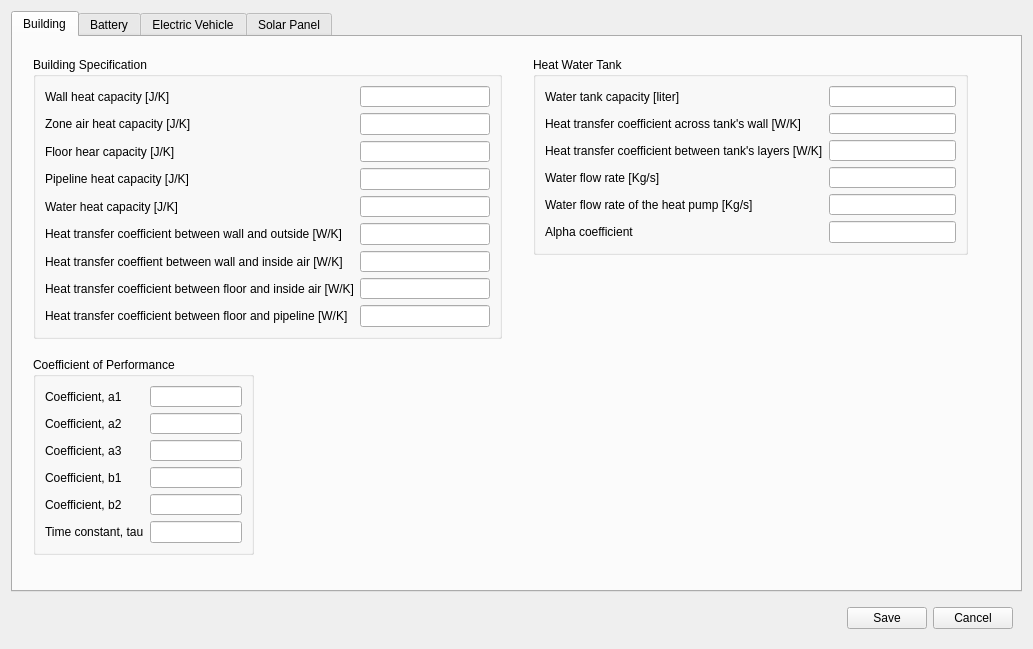
<?xml version="1.0" encoding="UTF-8"?>
<ui version="4.0">
 <class>Gui_Secondary</class>
 <widget class="QWidget" name="Gui_Secondary">
  <property name="geometry">
   <rect>
    <x>0</x>
    <y>0</y>
    <width>1033</width>
    <height>649</height>
   </rect>
  </property>
  <property name="windowTitle">
   <string>Widget</string>
  </property>
  <layout class="QVBoxLayout" name="verticalLayout">
   <item>
    <widget class="QTabWidget" name="tabWidget">
     <property name="currentIndex">
      <number>0</number>
     </property>
     <widget class="QWidget" name="buildingTab">
      <attribute name="title">
       <string>Building</string>
      </attribute>
      <widget class="QGroupBox" name="buildingSpecGBox">
       <property name="geometry">
        <rect>
         <x>20</x>
         <y>20</y>
         <width>469</width>
         <height>282</height>
        </rect>
       </property>
       <property name="font">
        <font>
         <bold>false</bold>
        </font>
       </property>
       <property name="title">
        <string>Building Specification</string>
       </property>
       <property name="flat">
        <bool>true</bool>
       </property>
       <layout class="QFormLayout" name="formLayout">
        <item row="0" column="0">
         <widget class="QLabel" name="cw_Label">
          <property name="text">
           <string>Wall heat capacity [J/K]</string>
          </property>
         </widget>
        </item>
        <item row="0" column="1">
         <widget class="QLineEdit" name="cw_LEdit"/>
        </item>
        <item row="1" column="0">
         <widget class="QLabel" name="cz_Label">
          <property name="text">
           <string>Zone air heat capacity [J/K]</string>
          </property>
         </widget>
        </item>
        <item row="1" column="1">
         <widget class="QLineEdit" name="cz_LEdit"/>
        </item>
        <item row="2" column="0">
         <widget class="QLabel" name="cf_Label">
          <property name="text">
           <string>Floor hear capacity [J/K]</string>
          </property>
         </widget>
        </item>
        <item row="2" column="1">
         <widget class="QLineEdit" name="cf_LEdit"/>
        </item>
        <item row="3" column="0">
         <widget class="QLabel" name="cpip_Label">
          <property name="text">
           <string>Pipeline heat capacity [J/K]</string>
          </property>
         </widget>
        </item>
        <item row="3" column="1">
         <widget class="QLineEdit" name="cpip_LEdit"/>
        </item>
        <item row="4" column="0">
         <widget class="QLabel" name="cwat_Label">
          <property name="text">
           <string>Water heat capacity [J/K]</string>
          </property>
         </widget>
        </item>
        <item row="4" column="1">
         <widget class="QLineEdit" name="cwat_LEdit"/>
        </item>
        <item row="5" column="0">
         <widget class="QLabel" name="kwoa_Label">
          <property name="text">
           <string>Heat transfer coefficient between wall and outside [W/K]</string>
          </property>
         </widget>
        </item>
        <item row="5" column="1">
         <widget class="QLineEdit" name="kwoa_LEdit"/>
        </item>
        <item row="6" column="0">
         <widget class="QLabel" name="kwz_Label">
          <property name="text">
           <string>Heat transfer coeffient between wall and inside air [W/K]</string>
          </property>
         </widget>
        </item>
        <item row="6" column="1">
         <widget class="QLineEdit" name="kwz_LEdit"/>
        </item>
        <item row="7" column="0">
         <widget class="QLabel" name="kfz_Label">
          <property name="text">
           <string>Heat transfer coefficient between floor and inside air [W/K]</string>
          </property>
         </widget>
        </item>
        <item row="7" column="1">
         <widget class="QLineEdit" name="kfz_LEdit"/>
        </item>
        <item row="8" column="0">
         <widget class="QLabel" name="kfpip_Label">
          <property name="text">
           <string>Heat transfer coefficient between floor and pipeline [W/K]</string>
          </property>
         </widget>
        </item>
        <item row="8" column="1">
         <widget class="QLineEdit" name="kfpip_LEdit"/>
        </item>
       </layout>
      </widget>
      <widget class="QGroupBox" name="HWT_GroupBox">
       <property name="geometry">
        <rect>
         <x>520</x>
         <y>20</y>
         <width>435</width>
         <height>198</height>
        </rect>
       </property>
       <property name="title">
        <string>Heat Water Tank</string>
       </property>
       <property name="flat">
        <bool>true</bool>
       </property>
       <layout class="QFormLayout" name="formLayout_2">
        <item row="0" column="0">
         <widget class="QLabel" name="waterCapacity_Label">
          <property name="text">
           <string>Water tank capacity [liter]</string>
          </property>
         </widget>
        </item>
        <item row="0" column="1">
         <widget class="QLineEdit" name="waterCapacity_LEdit"/>
        </item>
        <item row="1" column="0">
         <widget class="QLabel" name="kwt_Label">
          <property name="text">
           <string>Heat transfer coefficient across tank's wall [W/K]</string>
          </property>
         </widget>
        </item>
        <item row="1" column="1">
         <widget class="QLineEdit" name="kwt_LEdit"/>
        </item>
        <item row="2" column="0">
         <widget class="QLabel" name="kt_Label">
          <property name="text">
           <string>Heat transfer coefficient between tank's layers [W/K]</string>
          </property>
         </widget>
        </item>
        <item row="2" column="1">
         <widget class="QLineEdit" name="kt_LEdit"/>
        </item>
        <item row="3" column="0">
         <widget class="QLabel" name="w_Label">
          <property name="text">
           <string>Water flow rate [Kg/s]</string>
          </property>
         </widget>
        </item>
        <item row="3" column="1">
         <widget class="QLineEdit" name="w_LEdit"/>
        </item>
        <item row="4" column="0">
         <widget class="QLabel" name="mhp_dot_Label">
          <property name="text">
           <string>Water flow rate of the heat pump [Kg/s]</string>
          </property>
         </widget>
        </item>
        <item row="4" column="1">
         <widget class="QLineEdit" name="mhp_dot_LEdit"/>
        </item>
        <item row="5" column="0">
         <widget class="QLabel" name="alpha_Label">
          <property name="text">
           <string>Alpha coefficient</string>
          </property>
         </widget>
        </item>
        <item row="5" column="1">
         <widget class="QLineEdit" name="alpha_LEdit"/>
        </item>
       </layout>
      </widget>
      <widget class="QGroupBox" name="COP_GroupBox">
       <property name="geometry">
        <rect>
         <x>20</x>
         <y>320</y>
         <width>221</width>
         <height>198</height>
        </rect>
       </property>
       <property name="title">
        <string>Coefficient of Performance</string>
       </property>
       <property name="flat">
        <bool>false</bool>
       </property>
       <layout class="QFormLayout" name="formLayout_3">
        <item row="0" column="0">
         <widget class="QLabel" name="a1_Label">
          <property name="text">
           <string>Coefficient, a1</string>
          </property>
         </widget>
        </item>
        <item row="0" column="1">
         <widget class="QLineEdit" name="a1_LEdit"/>
        </item>
        <item row="1" column="0">
         <widget class="QLabel" name="a2_Label">
          <property name="text">
           <string>Coefficient, a2</string>
          </property>
         </widget>
        </item>
        <item row="1" column="1">
         <widget class="QLineEdit" name="a2_LEdit"/>
        </item>
        <item row="2" column="0">
         <widget class="QLabel" name="a3_Label">
          <property name="text">
           <string>Coefficient, a3</string>
          </property>
         </widget>
        </item>
        <item row="2" column="1">
         <widget class="QLineEdit" name="a3_LEdit"/>
        </item>
        <item row="3" column="0">
         <widget class="QLabel" name="b1_Label">
          <property name="text">
           <string>Coefficient, b1</string>
          </property>
         </widget>
        </item>
        <item row="3" column="1">
         <widget class="QLineEdit" name="b1_LEdit"/>
        </item>
        <item row="4" column="0">
         <widget class="QLabel" name="b2_Label">
          <property name="text">
           <string>Coefficient, b2</string>
          </property>
         </widget>
        </item>
        <item row="4" column="1">
         <widget class="QLineEdit" name="b2_LEdit"/>
        </item>
        <item row="5" column="0">
         <widget class="QLabel" name="label">
          <property name="text">
           <string>Time constant, tau</string>
          </property>
         </widget>
        </item>
        <item row="5" column="1">
         <widget class="QLineEdit" name="lineEdit"/>
        </item>
       </layout>
      </widget>
     </widget>
     <widget class="QWidget" name="batteryTab">
      <attribute name="title">
       <string>Battery</string>
      </attribute>
      <layout class="QHBoxLayout" name="horizontalLayout">
       <item>
        <widget class="QTableWidget" name="batTable"/>
       </item>
       <item>
        <widget class="QFrame" name="frame">
         <layout class="QVBoxLayout" name="verticalLayout_2">
          <item>
           <widget class="QPushButton" name="batAddBtn">
            <property name="text">
             <string>Add</string>
            </property>
           </widget>
          </item>
          <item>
           <widget class="QPushButton" name="batDelBtn">
            <property name="text">
             <string>Delete</string>
            </property>
           </widget>
          </item>
          <item>
           <widget class="QPushButton" name="batEditBtn">
            <property name="text">
             <string>Edit</string>
            </property>
           </widget>
          </item>
          <item>
           <spacer name="verticalSpacer">
            <property name="orientation">
             <enum>Qt::Vertical</enum>
            </property>
            <property name="sizeHint" stdset="0">
             <size>
              <width>20</width>
              <height>40</height>
             </size>
            </property>
           </spacer>
          </item>
         </layout>
        </widget>
       </item>
      </layout>
     </widget>
     <widget class="QWidget" name="evTab">
      <attribute name="title">
       <string>Electric Vehicle</string>
      </attribute>
      <layout class="QHBoxLayout" name="horizontalLayout_2">
       <item>
        <widget class="QTableWidget" name="evTable"/>
       </item>
       <item>
        <widget class="QFrame" name="frame_2">
         <layout class="QVBoxLayout" name="verticalLayout_3">
          <item>
           <widget class="QPushButton" name="evAddBtn">
            <property name="text">
             <string>Add</string>
            </property>
           </widget>
          </item>
          <item>
           <widget class="QPushButton" name="evDelBtn">
            <property name="text">
             <string>Delete</string>
            </property>
           </widget>
          </item>
          <item>
           <widget class="QPushButton" name="evEditBtn">
            <property name="text">
             <string>Edit</string>
            </property>
           </widget>
          </item>
          <item>
           <spacer name="verticalSpacer_2">
            <property name="orientation">
             <enum>Qt::Vertical</enum>
            </property>
            <property name="sizeHint" stdset="0">
             <size>
              <width>20</width>
              <height>40</height>
             </size>
            </property>
           </spacer>
          </item>
         </layout>
        </widget>
       </item>
      </layout>
     </widget>
     <widget class="QWidget" name="pvTab">
      <attribute name="title">
       <string>Solar Panel</string>
      </attribute>
      <layout class="QHBoxLayout" name="horizontalLayout_3">
       <item>
        <widget class="QTableWidget" name="tableWidget"/>
       </item>
       <item>
        <widget class="QFrame" name="frame_3">
         <property name="frameShape">
          <enum>QFrame::StyledPanel</enum>
         </property>
         <property name="frameShadow">
          <enum>QFrame::Raised</enum>
         </property>
         <layout class="QVBoxLayout" name="verticalLayout_4">
          <item>
           <widget class="QPushButton" name="pvAddBtn">
            <property name="text">
             <string>Add</string>
            </property>
           </widget>
          </item>
          <item>
           <widget class="QPushButton" name="pvDelBtn">
            <property name="text">
             <string>Delete</string>
            </property>
           </widget>
          </item>
          <item>
           <widget class="QPushButton" name="pvEditBtn">
            <property name="text">
             <string>Edit</string>
            </property>
           </widget>
          </item>
          <item>
           <spacer name="verticalSpacer_3">
            <property name="orientation">
             <enum>Qt::Vertical</enum>
            </property>
            <property name="sizeHint" stdset="0">
             <size>
              <width>20</width>
              <height>423</height>
             </size>
            </property>
           </spacer>
          </item>
         </layout>
        </widget>
       </item>
      </layout>
     </widget>
    </widget>
   </item>
   <item>
    <widget class="QWidget" name="widget" native="true">
     <layout class="QHBoxLayout" name="horizontalLayout_4">
      <item>
       <spacer name="horizontalSpacer">
        <property name="orientation">
         <enum>Qt::Horizontal</enum>
        </property>
        <property name="sizeHint" stdset="0">
         <size>
          <width>40</width>
          <height>20</height>
         </size>
        </property>
       </spacer>
      </item>
      <item>
       <widget class="QPushButton" name="pushButton">
        <property name="text">
         <string>Save</string>
        </property>
       </widget>
      </item>
      <item>
       <widget class="QPushButton" name="pushButton_2">
        <property name="text">
         <string>Cancel</string>
        </property>
       </widget>
      </item>
     </layout>
    </widget>
   </item>
  </layout>
 </widget>
 <resources/>
 <connections/>
</ui>
